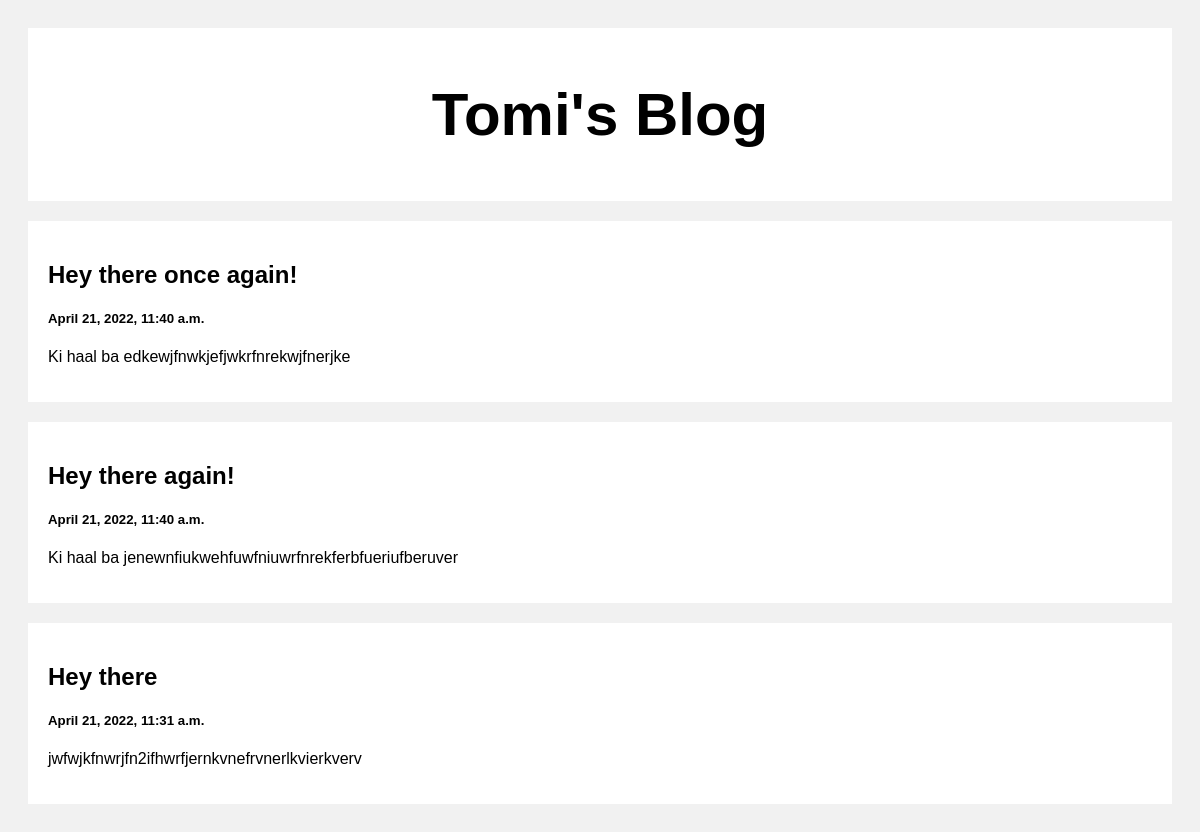
Before: / with the older database file.
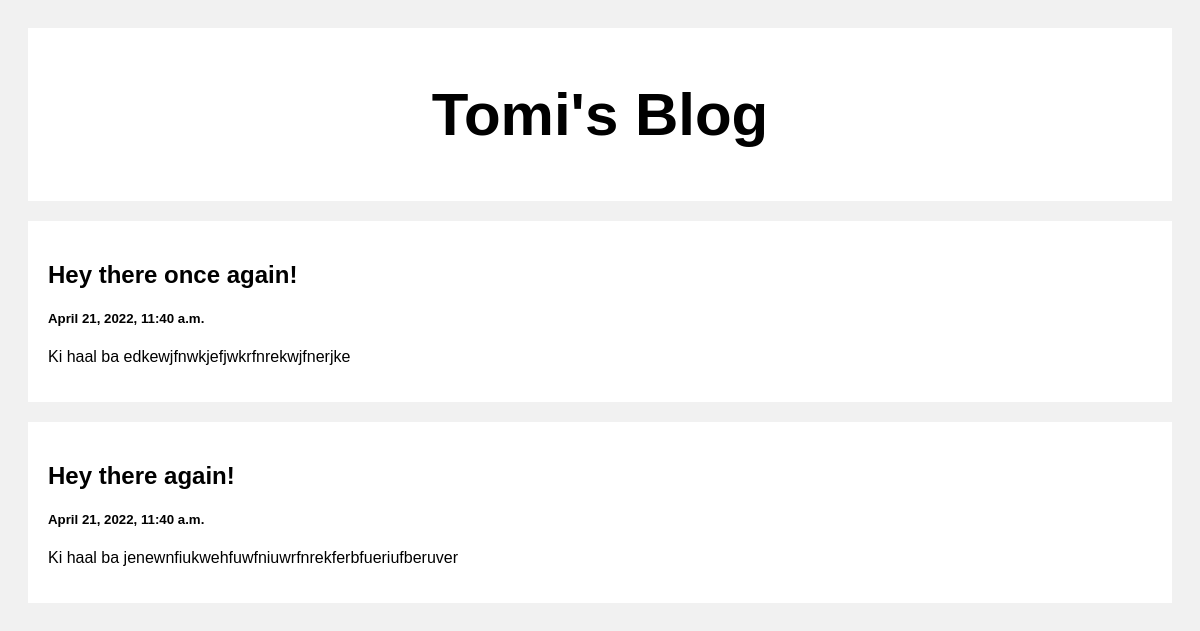
After: the same page with the newer database file.
### blogapp/models.py (models this page shows)
class Post(models.Model):
    title = models.CharField(max_length=100)
    body = models.CharField(max_length=1000000)
    created_at = models.DateTimeField(default = datetime.now(), blank=True)

### blogapp/views.py (the view)
# urls.py: path('', views.index, name = 'index'),
def index(request):
    posts = Post.objects.all()
    return render(request, 'index.html', {'posts':posts})

### templates/index.html (shortened to what this page needs)
<!DOCTYPE html>
<html>
<head>
</head>
<body>
<div class="header">
  <h2>Tomi's Blog</h2>
</div>
<div class="row">
  <div class="leftcolumn">
    {% for post in posts reversed %}
    <div class="card">
      <a style="text-decoration: none; color: black;" href="/post/{{post.id}}">
        <h2>{{post.title}}</h2>
        <h5>{{post.created_at}}</h5>
        <p>{{post.body|truncatewords:20}}</p>
      </a>
    </div>
    {% endfor %}
  </div>
</div>
</body>
</html>

### templates/index.html (style rules this page uses)
* { box-sizing: border-box; }
body { font-family: Arial; padding: 20px; background: #f1f1f1; }
.header { padding: 2px; font-size: 40px; text-align: center; background: white; }
.leftcolumn { float: left; width: 100%; }
.card { background-color: white; padding: 20px; margin-top: 20px; }
.row:after { content: ""; display: table; clear: both; }

Changed rows visible on the page:
removed Post: title "Hey there", created_at "April 21, 2022, 11:31 a.m.", body "jwfwjkfnwrjfn2ifhwrfjernkvnefrvnerlkvierkverv"
